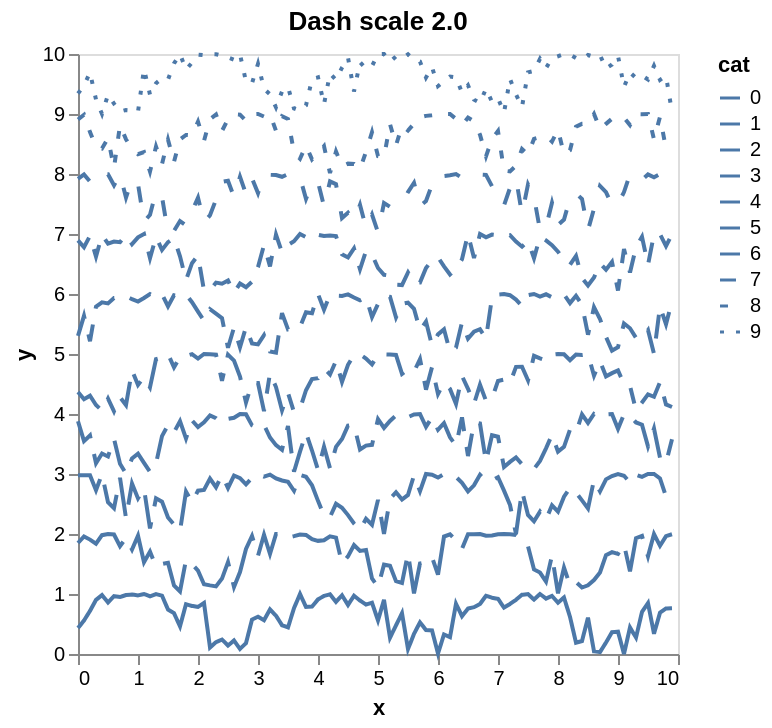

This figure's Vega-Lite source:
### Vega-Lite specification from a JSON file in a GitHub repository (floating-point values rounded to 4 significant figures)
{"$schema": "https://vega.github.io/schema/vega-lite/v5.json", "data": {"sequence": {"as": "x0", "start": 0, "step": 0.1, "stop": 100}}, "encoding": {"strokeDash": {"field": "cat", "scale": {"domain": [0, 1, 2, 3, 4, 5, 6, 7, 8, 9], "range": [[2, 0], [32, 8], [20, 8], [16, 8], [16, 8, 8, 8], [12, 8], [10, 8], [8, 12], [4, 8], [2, 6]]}, "type": "ordinal"}, "x": {"axis": {"grid": false}, "field": "x", "type": "quantitative"}, "y": {"axis": {"grid": false}, "field": "y", "type": "quantitative"}}, "height": 300, "mark": "line", "title": "Dash scale 2.0", "transform": [{"as": "y0", "calculate": "abs(sin(datum.x0+random()))"}, {"as": "x", "calculate": "datum.x0 %10"}, {"as": "cat", "calculate": "floor(datum.x0 / 10)"}, {"as": "y", "calculate": "datum.y0 + datum.cat"}], "width": 300}
